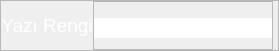
                       <widget class="QFrame" name="frame_37">
                        <property name="maximumSize">
                         <size>
                          <width>9999</width>
                          <height>51</height>
                         </size>
                        </property>
                        <property name="styleSheet">
                         <string notr="true"/>
                        </property>
                        <property name="frameShape">
                         <enum>QFrame::StyledPanel</enum>
                        </property>
                        <property name="frameShadow">
                         <enum>QFrame::Raised</enum>
                        </property>
                        <layout class="QHBoxLayout" name="horizontalLayout_22">
                         <property name="spacing">
                          <number>0</number>
                         </property>
                         <property name="leftMargin">
                          <number>0</number>
                         </property>
                         <property name="topMargin">
                          <number>0</number>
                         </property>
                         <property name="rightMargin">
                          <number>5</number>
                         </property>
                         <property name="bottomMargin">
                          <number>0</number>
                         </property>
                         <item>
                          <widget class="QFrame" name="frame_42">
                           <property name="minimumSize">
                            <size>
                             <width>85</width>
                             <height>24</height>
                            </size>
                           </property>
                           <property name="maximumSize">
                            <size>
                             <width>16777215</width>
                             <height>41</height>
                            </size>
                           </property>
                           <property name="styleSheet">
                            <string notr="true">background-color:transparent;
border: none;</string>
                           </property>
                           <property name="frameShape">
                            <enum>QFrame::StyledPanel</enum>
                           </property>
                           <property name="frameShadow">
                            <enum>QFrame::Raised</enum>
                           </property>
                           <layout class="QVBoxLayout" name="verticalLayout_29">
                            <property name="spacing">
                             <number>0</number>
                            </property>
                            <property name="leftMargin">
                             <number>0</number>
                            </property>
                            <property name="topMargin">
                             <number>0</number>
                            </property>
                            <property name="rightMargin">
                             <number>0</number>
                            </property>
                            <property name="bottomMargin">
                             <number>0</number>
                            </property>
                            <item>
                             <widget class="QLabel" name="label_14">
                              <property name="minimumSize">
                               <size>
                                <width>90</width>
                                <height>0</height>
                               </size>
                              </property>
                              <property name="font">
                               <font>
                                <family>Segoe UI</family>
                                <pointsize>14</pointsize>
                               </font>
                              </property>
                              <property name="contextMenuPolicy">
                               <enum>Qt::DefaultContextMenu</enum>
                              </property>
                              <property name="styleSheet">
                               <string notr="true">color:rgb(255, 255, 255);
background-color:transparent;
border:none;
</string>
                              </property>
                              <property name="text">
                               <string>&lt;html&gt;&lt;head/&gt;&lt;body&gt;&lt;p align=&quot;center&quot;&gt;Yazı Rengi&lt;/p&gt;&lt;/body&gt;&lt;/html&gt;</string>
                              </property>
                              <property name="alignment">
                               <set>Qt::AlignLeading|Qt::AlignLeft|Qt::AlignVCenter</set>
                              </property>
                             </widget>
                            </item>
                           </layout>
                          </widget>
                         </item>
                         <item>
                          <widget class="QFrame" name="frame_43">
                           <property name="minimumSize">
                            <size>
                             <width>180</width>
                             <height>0</height>
                            </size>
                           </property>
                           <property name="maximumSize">
                            <size>
                             <width>16777215</width>
                             <height>55</height>
                            </size>
                           </property>
                           <property name="frameShape">
                            <enum>QFrame::StyledPanel</enum>
                           </property>
                           <property name="frameShadow">
                            <enum>QFrame::Raised</enum>
                           </property>
                           <layout class="QVBoxLayout" name="verticalLayout_30">
                            <property name="spacing">
                             <number>0</number>
                            </property>
                            <property name="leftMargin">
                             <number>0</number>
                            </property>
                            <property name="topMargin">
                             <number>5</number>
                            </property>
                            <property name="rightMargin">
                             <number>0</number>
                            </property>
                            <property name="bottomMargin">
                             <number>0</number>
                            </property>
                            <item>
                             <widget class="QPushButton" name="Color_Button">
                              <property name="minimumSize">
                               <size>
                                <width>0</width>
                                <height>20</height>
                               </size>
                              </property>
                              <property name="styleSheet">
                               <string notr="true">QPushButton {
	background-position: center;
	background-repeat: no-reperat;
	border: none;
	background-color: rgb(255, 255, 255);
}

QPushButton:pressed {	
	background-color: rgb(85, 170, 255);
}</string>
                              </property>
                              <property name="text">
                               <string/>
                              </property>
                             </widget>
                            </item>
                           </layout>
                          </widget>
                         </item>
                        </layout>
                       </widget>
